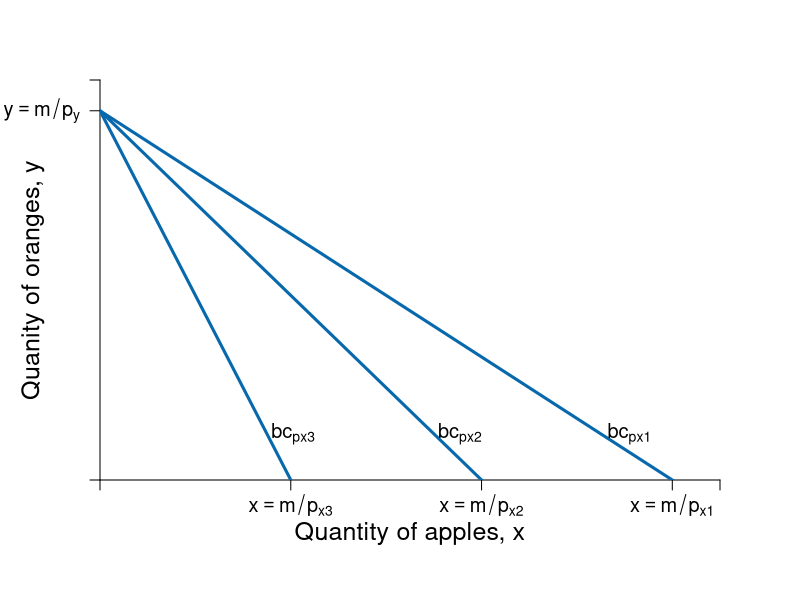

R code for this plot:
require(shape)
pdf(file = "bfh-textbook/indmarketdemand/budget_pchange.pdf", width = 9, height = 7)

#Set parameters for graphics
axislabelsize <- 1.5
labelsize <- 1.2
graphlinewidth <- 3
segmentlinewidth <- 2

COL <- c("#7fc97f", "#beaed4", "#fdc086", "#ffff99", "#386cb0", "#f0027f", "#bf5b17", "#666666")
COLA <- c("#99d8c9","#66c2a4","#41ae76", "#238b45", "#005824")
COLB <- c("#4eb3d3", "#2b8cbe", "#0868ac","#084081")

#Edited the margins to cater for the larger LHS labels
par(mar =  c(6, 5, 4, 4))

mrsA <- function(x, rmax = 10, xmax = 20) {
  rmax - (rmax/xmax)*x
}


uA <- function(x, y, rmax = 2, xmax = 12) {
  y + rmax*x - (1/2)*(rmax/xmax)*x^2
}

indiffA1 <- function(x, uA = 10, rmax = 2.5, xmax = 10) {
  uA - rmax*x + (1/2)*(rmax/xmax)*(x^2)
}


bcA <- function(x, w = 20, p = 2) {
  w - p*x
}


xlims <- c(0, 13)
ylims <- c(0, 13)

npts <- 501 
x <- seq(xlims[1], xlims[2], length.out = npts)
y <- seq(ylims[1], ylims[2], length.out = npts) 
a <- c(13, 15, 17)

plot(0, 0, xlim = xlims, ylim = ylims, type = "n",
     xlab = expression(paste("")),
     ylab = expression(paste("")), 
     xaxt = "n", 
     yaxt = "n", 
     cex.lab = axislabelsize, 
     bty = "n",
     xaxs="i", 
     yaxs="i")

# ticksy <- seq(from = 0, to = ylims[2], by = 2)
# ylabels <- seq(from = 0, to = ylims[2], by = 2)
# ticksx <- seq(from = 0, to = xlims[2], by = 2)
# xlabels <- seq(from = 0, to = xlims[2], by = 2)
ticksy <- c(0, 12, ylims[2])
ylabels <- c(NA, expression(paste(y == m/p[y])), NA)
ticksx <- c(0, 4, 8, 12, xlims[2])
xlabels <- c(NA, expression(paste(x == m/p[x3])), expression(paste(x == m/p[x2])), expression(paste(x == m/p[x1])), NA)

axis(1, at = ticksx, pos = 0, labels = xlabels, cex.axis = labelsize)
axis(2, at = ticksy, pos = 0, labels = ylabels, las = 1, cex.axis = labelsize)

npts <- 500 
xx1 <- seq(xlims[1], xlims[2], length.out = npts)

lines(xx1, bcA(xx1, w = 12, p = 1), col = COLB[3], lwd = graphlinewidth)
lines(xx1, bcA(xx1, w = 12, p = 1.5), col = COLB[3], lwd = graphlinewidth)
lines(xx1, bcA(xx1, w = 12, p = 3), col = COLB[3], lwd = graphlinewidth)
#lines(xx1, indiffA1(xx1, uA = 20, rmax = 2.5, xmax = 10), col = COLB[4], lwd = graphlinewidth)



mtext(expression(paste("Quantity of apples, ", x)), side=1, line = 2.5, cex = axislabelsize)
text(-1.4, 6.5, expression(paste("Quanity of oranges, ", y)), xpd = TRUE, cex = axislabelsize, srt = 90) 

#segments(4.11765, 6.17647, 5.88, 8.88, lty = 1, col = COL[2] , lwd = graphlinewidth)
#text(7.3, 3, expression("Pareto Efficient"))
#text(7.3, 2.5, expression("Curve"))
#Arrows(7.3, 3.5, 7.3, 6.1, col = "black", lty = 1, lwd = 2, arr.type = "triangle", arr.lwd = 0.5)

#Label the iso-welfare functions for the HG, Aisha
text(4.05, 1.5, expression(bc[px3]), cex = labelsize)
text(7.55, 1.5, expression(bc[px2]), cex = labelsize)
text(11.1, 1.5, expression(bc[px1]), cex = labelsize)
#text(6.6, 8.3, expression(u[4]^A))

#Label the indifference curves for the HG, Betty
# text(7.6, 17, expression(u[1]^B))
# text(6.75, 17, expression(u[2]^B))
# text(6, 17, expression(u[3]^B))
#text(3.4, 6.9, expression(v[4]^B))

#Label mrs function
#text(10, 8, expression(paste(mrs(x,y) == r[max] - frac(r[max], x[max])*x)))
#Arrows(10, 7.5, 10, 5.6, col = "black", lty = 1, lwd = 2, arr.type = "triangle", arr.lwd = 0.5)

#Label satiation
#text(20, 4, expression(paste(x[max] == "Point")))
#text(20, 3, expression(paste("of Satiation")))
#Arrows(20, 2.5, 20, 0.5, col = "black", lty = 1, lwd = 2, arr.type = "triangle", arr.lwd = 0.5)

#Label highest willingness to pay
# text(5, 10.5, expression(paste(r[max] == "Maximum")))
# text(5, 9.5, expression(paste("Willingness to Pay")))
# Arrows(3, 10, 0.5, 10, col = "black", lty = 1, lwd = 2, arr.type = "triangle", arr.lwd = 0.5)


# contour(x, y, 
#         outer(x, y, uA),
#         #labels = c("v1", "v2", "v3"),
#         drawlabels = FALSE,
#         col = COLA[3],
#         #xlab = expression(paste("A's Apples, ", x)),
#         #ylab = expression(paste("A's Oranges, ", y)),
#         #cex.lab = axislabelsize,
#         lwd = graphlinewidth,
#         levels = a, 
#         xaxs="i", 
#         yaxs="i", 
#         add = TRUE)

#segments(0, 6, 6, 6, lty = 2, col = "gray" , lwd = segmentlinewidth)
#segments(6, 0, 6, 6, lty = 2, col = "gray" , lwd = segmentlinewidth)
#points(6, 6, pch = 16, col = "black", cex = 1.5)

# par(new = TRUE)
# 
# #Use the same x and ylims as previously, but with locations switched
# xlims2 <- c(18, 0)
# ylims2 <- c(18, 0)

#Leave the ylab and xlab blank to ensure no axes titles
# plot(0, 0, xlim = xlims2, ylim = ylims2, type = "n",
#      xlab = expression(paste("")),
#      ylab = expression(paste("")),
#      xaxt = "n", 
#      yaxt = "n", 
#      cex.lab = 1.3, 
#      bty = "n",
#      xaxs="i", 
#      yaxs="i")
# 
# 
# lines(xx1, indiffAlow(xx1, uA = 46.08, alpha = 16, beta = 1/24), col = COL[2], lwd = graphlinewidth)


#Set up axes at sides 3 and 4 (top and right)
# axis(side = 3, at = ticksx, pos = 0, labels = xlabels)
# axis(side = 4, at = ticksy, pos = 0, labels = ylabels, las = 0)
# mtext("B's Apples, x", side=3, line = 2.5, cex = axislabelsize)
# text(-0.8, 7, expression(paste("B's Oranges, y")), xpd = TRUE, cex = axislabelsize, srt = 270) 
# 
# #Add arrows:
# arrows(-0.8, 10, -0.8, 14, xpd = TRUE, length=0.1,angle=40,lwd=3)
# arrows(6.2, -1.8, 9, -1.8, xpd = TRUE, length=0.1,angle=40,lwd=3)
# 

#Customize ticks and labels for the plot
#ticksy <- seq(from = 0, to = 15, by = 1)
#ylabels <- seq(from = 0, to = 15, by = 1)
#ticksx <- seq(from = 0, to = 10, by = 1)
#xlabels <- seq(from = 0, to = 10, by = 1)
#axis(1, at = ticksx, pos = 0, labels = xlabels)
#axis(2, at = ticksy, pos = 0, labels = ylabels, las = 0)

dev.off()
